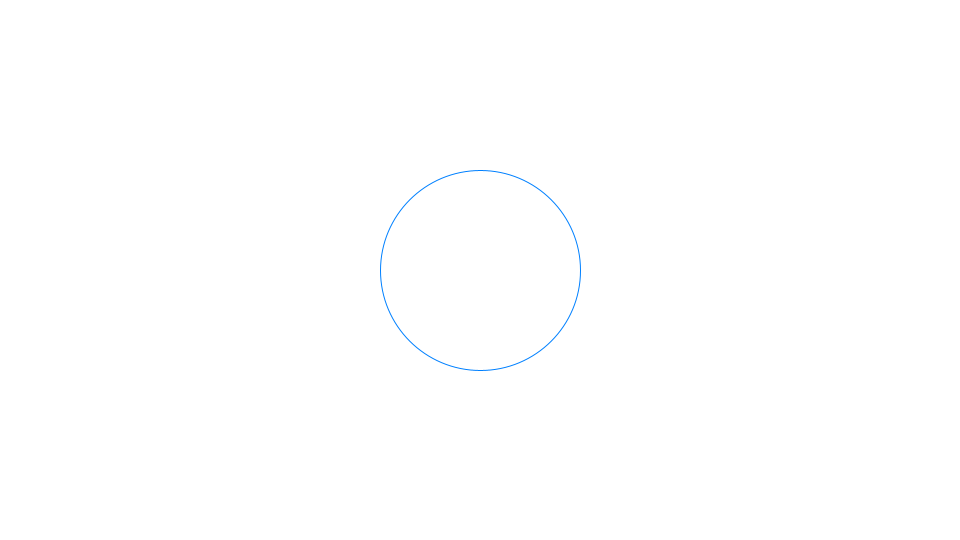
Frame 1 (no input)
Frame 60 (the mouse pressed at the canvas centre just before this capture): identical to frame 1, image omitted
Frame 120 (the mouse held since frame 60 and released just before this capture): identical to frame 1, image omitted

The Processing sketch that drew this single still picture (run headless with seeded random() and noise(); from frame 60 on, the mouse is pressed at the canvas centre):

// Processing sketch: sketch_008_stroke
// ── sketch_008_stroke.pde
// setup関数 : 初回1度だけ実行される
void setup(){
  size(960,540); //ウィンドウサイズを960px,540pxに
}

// draw関数 : setup関数実行後繰り返し実行される
void draw(){
  // 背景色を指定(R,G,B)
  background(255,255,255); //RGBは各0-255の数値で色を指定する
  
  // 線の色を指定
  stroke(0,128,255);
  
  // 楕円を描画
  ellipse(480,270,200,200); //x,y,幅,高さを指定
}
